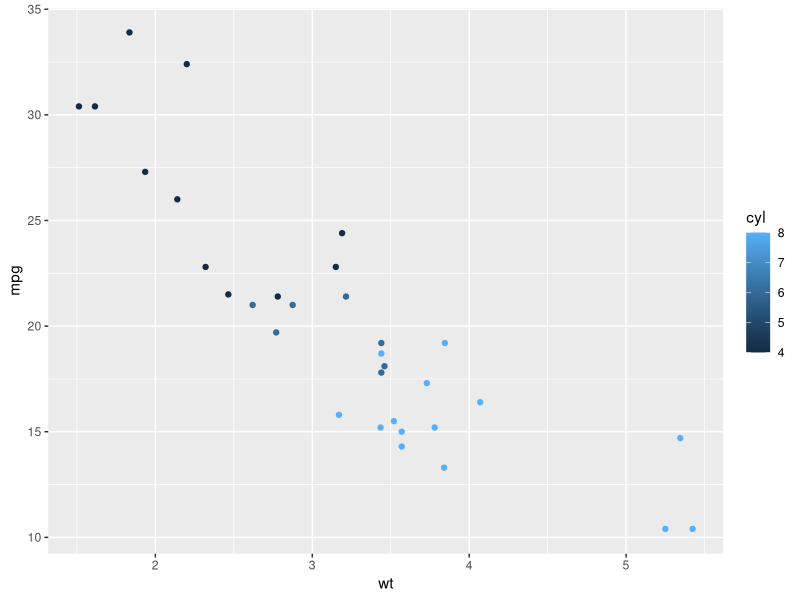

Generate this figure with R:
library(ggplot2)

df<- mtcars

print(head(df))

pl <- ggplot(data=df,aes(x=wt, y= mpg))

print(pl + geom_point(aes(color=cyl)))